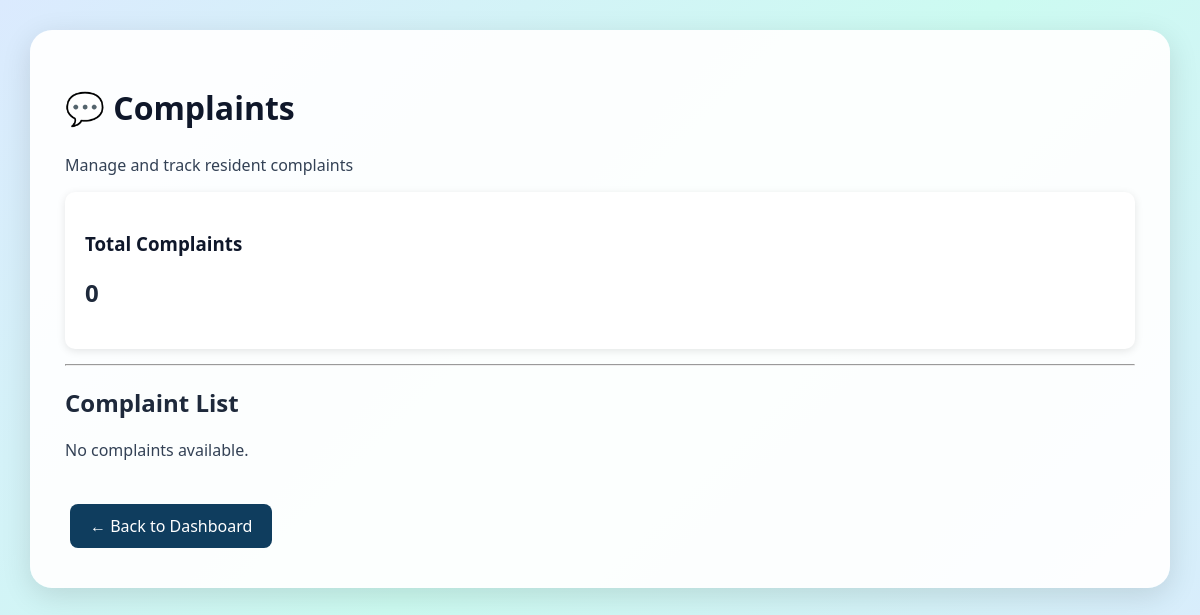
The page /admin-complaints/ (signed in) on the database as committed earlier.
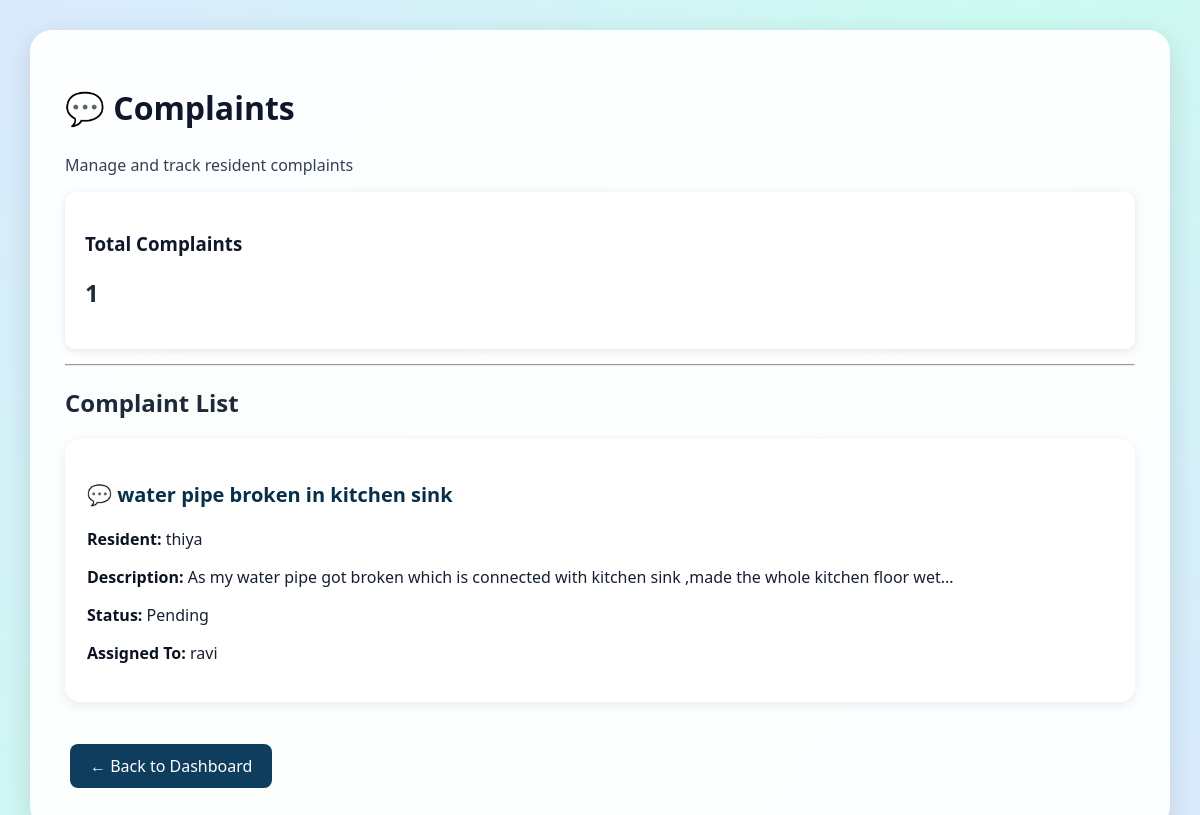
The same page on the database as committed later.
### core/models.py (models this page shows, shortened)
class Complaint(models.Model):
    resident = models.ForeignKey(
        Resident,
        on_delete=models.CASCADE
    )
    title = models.CharField(max_length=200)
    description = models.TextField()
    status = models.CharField(
        max_length=20,
        choices=[
            ("PENDING", "Pending"),
            ("IN_PROGRESS", "In Progress"),
            ("RESOLVED", "Resolved"),
        ],
        default="PENDING"
    )
    created_at = models.DateTimeField(auto_now_add=True)
    assigned_to=models.ForeignKey(
        'MaintenanceTeam',
        on_delete=models.SET_NULL,
        null=True,
        blank=True
    )

class Resident(models.Model):
    name = models.CharField(max_length=100)
    email = models.EmailField(unique=True)
    phone = models.CharField(max_length=15)
    apartment = models.OneToOneField(
        Apartment,
        on_delete=models.CASCADE
    )
    total_amount=models.DecimalField(max_digits=10,decimal_places=2,default=10000)
    date_joined = models.DateField(auto_now_add=True)

class MaintenanceTeam(models.Model):
    name = models.CharField(max_length=100)
    role = models.CharField(max_length=50)
    phone = models.CharField(max_length=15)

### core/views.py (the view)
# urls.py: path('admin-complaints/',views.admin_complaints,name='admin_complaints'),
def admin_complaints(request):
    complaints=Complaint.objects.all()
    if not request.session.get("admin_logged_in"):
        return redirect('admin_login')
    complaints = Complaint.objects.all()
    maintenance_members = MaintenanceTeam.objects.all()
    return render(request, 'core/admin_complaints.html', {
        'complaints': complaints,
        'maintenance_members': maintenance_members
    })

### core/templates/core/admin_complaints.html (shortened to what this page needs)
{% load static %}
<!DOCTYPE html>
<html>
<head>
    <link rel="stylesheet" href="{% static 'core/style.css' %}">
</head>
<body class="admin-page">
<div class="admin-container">
    <h1>💬 Complaints</h1>
    <p>Manage and track resident complaints</p>
    <div class="payment-summary">
        <div class="payment-card">
            <h3>Total Complaints</h3>
            <h2>{{ complaints|length }}</h2>
        </div>
    </div>
    <hr>
    <h2>Complaint List</h2>
    {% for complaint in complaints %}
    <div class="admin-card">
        <h3>💬 {{ complaint.title }}</h3>
        <p>
            <strong>Resident:</strong>
            {{ complaint.resident.name }}
        </p>
        <p>
            <strong>Description:</strong>
            {{ complaint.description }}
        </p>
        <p>
            <strong>Status:</strong>
            {{ complaint.get_status_display }}
        </p>
        <p>
            <strong>Assigned To:</strong>
            {% if complaint.assigned_to %}
                {{ complaint.assigned_to.name }}
            {% else %}
                Not Assigned
            {% endif %}
        </p>
    </div>
    {% empty %}
    <p>No complaints available.</p>
    {% endfor %}
    <br>
    <a class="admin-button" href="{% url 'admin_dashboard' %}">
        ← Back to Dashboard
    </a>
</div>
</body>
</html>

Rows that differ between the two databases and show on the page:
added Complaint: title "water pipe broken in kitchen sink", resident.name "thiya", description "As my water pipe got broken which is connected with kitchen sink ,made the whole kitchen floor wet...", status "Pending", assigned_to.name "ravi"
Other text that changed with them:
{{ complaints|length }}: "0" → "1"
text no longer shown: "No complaints available."
